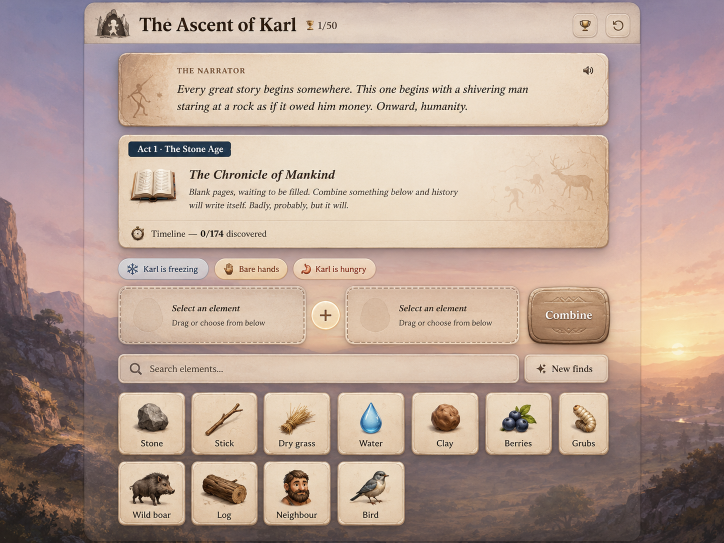
#> input picture docs/design/reference/target-2026-08-11.webp, 1448 x 1086 px (shown at 1/2 size)
$ python build_dock_art.py
#> lines starting #> are read from the running program, lines starting #| are printed output that depends on the picture; after the words box and inside, x2 and y2 are one past the last pixel; in counts of white or black regions, pixels touching at a corner belong together
"""Skærer dokkens to malede detaljer ud af referencen.

Slots stod på 0,806 med tone 0,779 og ink 0,873. Udsnittet viste hvorfor:
feltets flade var en flad tone med en CSS-stiplet kant, hvor referencen har
malet papir, en lys cremeramme, en håndtegnet stiplet linje og et
spøgelsesomrids i venstre side. Og pluset mellem felterne er ikke et tegn i
brødskrift, men en cremefarvet medaljon med lysende ring og et tykt kors.

Derfor to snit: hele feltets flade (cut_panel) og medaljonen (CUTS).

Samme metode som mærket, headerens ikoner og elementtegningerne: alfa er
afstanden fra papirfarven, RGB beholdes råt. Afstanden tages numerisk, så
medaljonens LYSE skær tælles med på lige fod med korsets mørke streg.
"""

from __future__ import annotations

from pathlib import Path

import cv2
import numpy as np
from PIL import Image

ROOT = Path(__file__).resolve().parents[2]
REF = ROOT / "docs/design/reference/target-2026-08-11.webp"
OUT = ROOT / "src/assets/art/ui"

# Målte vinduer i referencen. Luft til alle sider: bboxen findes af tærsklen.
CUTS = {
    "dock-plus": (620, 594, 682, 668),
}
# Papirets korn ligger på ~26 i sum-afstand. Omridset er meget svagt (kun
# 5-8 enheder mørkere end papiret), så gulvet er lavere end ikonernes 34.
FLOOR = 14
CROP_FLOOR = 26
SPAN = 90
SCALE = 2


def cut(name: str, box: tuple[int, int, int, int], ref: np.ndarray) -> None:
    x0, y0, x1, y1 = box
    src = ref[y0:y1, x0:x1].astype(float)
    paper = np.median(src.reshape(-1, 3), axis=0)
    dist = np.abs(src - paper).sum(axis=2)

    ys, xs = np.where(dist > CROP_FLOOR)
    if not len(ys):
        raise SystemExit(f"{name}: intet fundet — vinduet rammer forbi")
    src = src[ys.min() : ys.max() + 1, xs.min() : xs.max() + 1]
    dist = dist[ys.min() : ys.max() + 1, xs.min() : xs.max() + 1]

    alpha = np.clip((dist - FLOOR) / SPAN, 0, 1)
    rgba = np.dstack([src, alpha * 255]).astype(np.uint8)
    img = Image.fromarray(rgba)
    img = img.resize((img.width * SCALE, img.height * SCALE), Image.LANCZOS)
    OUT.mkdir(parents=True, exist_ok=True)
    img.save(OUT / f"{name}.webp", lossless=True, quality=100)
    print(f"{name}.webp {img.width}x{img.height} · papir {paper.astype(int)}")


# Hele feltets flade. Målt på cremerammen og den stiplede linje i række 54
# og søjle 200: felt 1 løber x 0..374, y 0..108 inde i slots-rammen. Kornet,
# gradienten, den stiplede kant, den lyse ramme og spøgelsesomridset er alle
# malet ind — de skal ikke bygges igen i CSS.
PANEL = (237, 578, 611, 686)
# Kun teksten males væk. Grænsen ved x=100 er den samme mur som fortællerens
# bueskytte havde: omridset ligger i samme tonebånd som skriften.
TEXT = (100, 22, 366, 88)
TEXT_X0 = 100
INK = 168


def cut_panel(ref: np.ndarray) -> None:
    x0, y0, x1, y1 = PANEL
    src = ref[y0:y1, x0:x1].astype(np.uint8).copy()
    grey = src.astype(float).sum(axis=2) / 3
    mask = np.zeros(grey.shape, np.uint8)
    tx0, ty0, tx1, ty1 = TEXT
    band = grey[ty0:ty1, tx0:tx1]
    mask[ty0:ty1, tx0:tx1] = (band < INK).astype(np.uint8) * 255
    mask[:, :TEXT_X0] = 0
    mask = cv2.dilate(mask, np.ones((5, 5), np.uint8), iterations=2)
    out = cv2.inpaint(src, mask, 6, cv2.INPAINT_TELEA)
    OUT.mkdir(parents=True, exist_ok=True)
    Image.fromarray(out).save(OUT / "slot-paper.webp", lossless=True, quality=100)
    print(f"slot-paper.webp {out.shape[1]}x{out.shape[0]}")


def main() -> None:
    ref = np.asarray(Image.open(REF).convert("RGB"))
#> ref is the input picture: shape (1086, 1448, 3); mean R, G, B 183.9, 161.4, 149.3
    for name, box in CUTS.items():
        cut(name, box, ref)
#> this loop made 1 pass
#> paper in cut on pass 1: [236, 211, 169]
#| dock-plus.webp 124x148 · papir [236 211 169]
#> pass 1, in cut, `src = ref[y0:y1, x0:x1].astype(float)`:
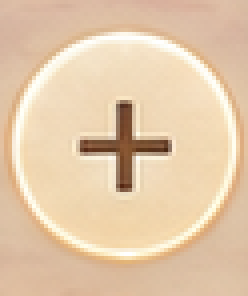
#> src: shape (74, 62, 3) float64 (shown 4 times larger); mean R, G, B 228.6, 201.8, 171.1
#> pass 1, in cut, `rgba = np.dstack([src, alpha * 255]).astype(np.uint8)`:
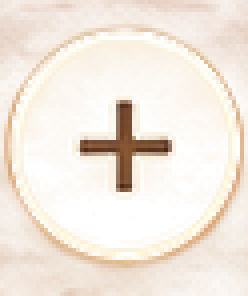
#> rgba: shape (74, 62, 4) (shown 4 times larger); mean R, G, B, A 228.6, 201.8, 171.1, 91.6; transparent parts drawn white
    cut_panel(ref)
#> in cut_panel, `grey = src.astype(float).sum(axis=2) / 3`:
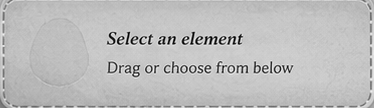
#> grey: shape (108, 374) float64; min 0, max 254.7, mean 189.4
#> in cut_panel, `band = grey[ty0:ty1, tx0:tx1]`:
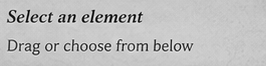
#> band: shape (66, 266) float64; min 0, max 254.7, mean 191.2
#> in cut_panel, `mask[ty0:ty1, tx0:tx1] = (band < INK).astype(np.uint8) * 255`:
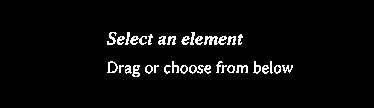
#> mask: shape (108, 374); 3.7% white in thin lines or dots, all inside (x1, y1, x2, y2) = (107, 32, 293, 77)
#> in cut_panel, `mask = cv2.dilate(mask, np.ones((5, 5), np.uint8), iterations=2)`:
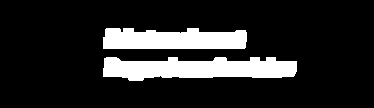
#> mask: shape (108, 374); 15.1% white; 2 white regions, box (x1, y1, x2, y2) and area: (103, 57, 297, 81) 3469, (103, 28, 247, 49) 2624
#> in cut_panel, `out = cv2.inpaint(src, mask, 6, cv2.INPAINT_TELEA)`:
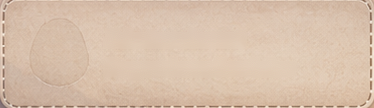
#> out: shape (108, 374, 3); mean R, G, B 216.2, 192.1, 171.5
#| slot-paper.webp 374x108


if __name__ == "__main__":
    main()
